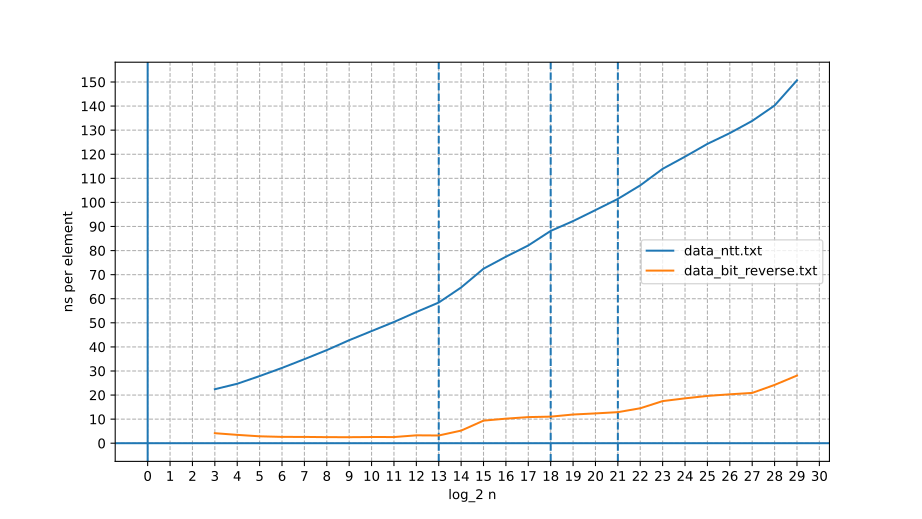

Python code for this plot:
import numpy as np
from matplotlib import pyplot as plt


def get_data(file, scale=1.0):
    raw = open(file, 'r').readlines()
    data = list(map(lambda x: list(map(float, x.split())), raw))
    x, y = zip(*data)
    x = np.array(x)
    y = np.array(y)
    y /= 2**x
    y *= scale
    return x, y * 1e9


def plot(file, scale=1.0):
    x, y = get_data(file, scale)
    plt.plot(x, y, label=file)
    # if file == "data_ntt.txt":
    #     plt.axline((x[9], y[9]), (x[15], y[15]), color="red")
    # plt.axline((x[9+1], y[9+1]), (x[15+1], y[15+1]), color="red")


def make_plot(files, out_file, show=False, large_y_ticks=False):
    my_dpi = 200
    plt.figure(figsize=(1920 / my_dpi, 1080 / my_dpi), dpi=my_dpi)
    if large_y_ticks:
        plt.yticks(np.arange(0, 201, 10))
    else:
        plt.yticks(np.arange(0, 21, 1))

    plt.xticks(np.arange(0, 31, 1))
    plt.grid(linestyle="--")
    plt.axvline(x=13, linestyle="--")
    plt.axvline(x=18, linestyle="--")
    plt.axvline(x=21, linestyle="--")
    plt.axvline(x=0)
    plt.axhline(y=0)

    for fl in files:
        plot(fl)
    plt.legend()
    if show:
        plt.show()

    plt.ylabel("ns per element")
    plt.xlabel("log_2 n")

    plt.savefig(f"{out_file}.svg")


make_plot(["data_ntt.txt", "data_bit_reverse.txt"], "plot", large_y_ticks=True)
